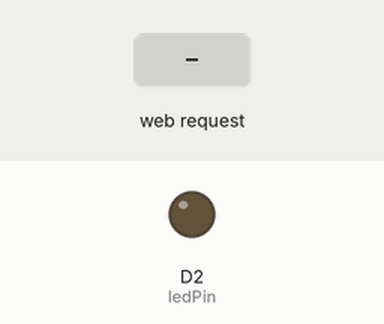
This sketch was run on a simulated ESP8266 (NodeMCU). Parts: output pins drawn as LEDs (lit = HIGH). Inputs (shaded band) come from the test bench. WiFi joins after 1.5 s; servers stay silent unless stated; what the sketch prints to the serial monitor is not drawn.

Above: at 2.7 s.
2.8 s: HTTP request GET /ON received
At 4.0 s:
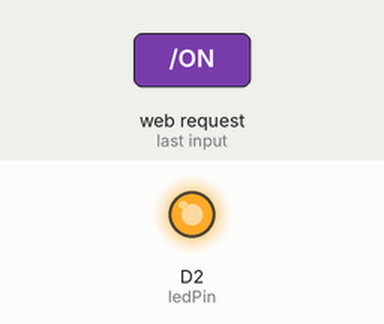
4.3 s: HTTP request GET /OFF received
At 5.1 s:
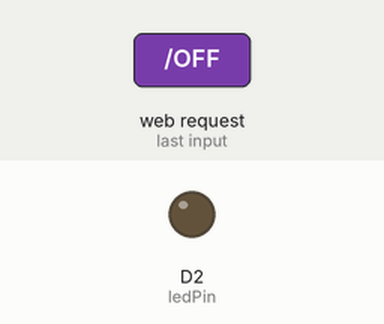
Timing chart, 0 to 7.3 s (numbered marks = the images above; inputs shaded):
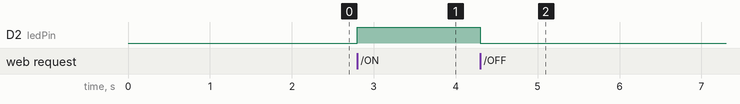

The sketch:

s15_NodeMCU_universal_led_control_using_port_forwarding.ino
```cpp
#include <ESP8266WiFi.h>

const char* ssid = "your SSID";
const char* password = "your PASS";
const char* host = "192.168.78.160"; //it will tell you the IP once it starts up
                                        //just write it here afterwards and upload
int ledPin = D2;


WiFiServer server(1234); //just pick any port number you like

void setup() {
  Serial.begin(115200);
  delay(10);
Serial.println(WiFi.localIP());
  // prepare GPIO2
  pinMode(ledPin, OUTPUT);
  digitalWrite(ledPin, LOW);

  // Connect to WiFi network
  Serial.println();
  Serial.println();
  Serial.print("Connecting to ");
  Serial.println(ssid);

  WiFi.begin(ssid, password);

  while (WiFi.status() != WL_CONNECTED) {
    delay(500);
    Serial.print(".");
  }
  Serial.println("");
  Serial.println("WiFi connected");

  // Start the server
  server.begin();
  Serial.println("Server started");

  // Print the IP address
  Serial.println(WiFi.localIP());
}

void loop() {
  // Check if a client has connected

  WiFiClient client = server.available();
  if (!client) {
    return;
  }

  // Wait until the client sends some data
  while (!client.available()) {
    delay(1);
  }

  // Read the first line of the request
  String req = client.readStringUntil('\r');
  client.flush();

  Serial.println(req);

  // Match the request
  if (req.indexOf("") != -1) {  //checks if you're on the main page

    if (req.indexOf("/OFF") != -1) { //checks if you clicked OFF
      digitalWrite(ledPin, LOW);
      Serial.println("You clicked OFF");
    }
    if (req.indexOf("/ON") != -1) { //checks if you clicked ON
      digitalWrite(ledPin, HIGH);
      Serial.println("You clicked ON");
    }
  }

  else {
    Serial.println("invalid request");
   client.stop();
    return;
  }

  // Prepare the response
  String s = "HTTP/1.1 200 OK\r\n";
  s += "Content-Type: text/html\r\n\r\n";
  s += "<!DOCTYPE HTML>\r\n<html>\r\n";
  s += "<br><input type=\"button\" name=\"bl\" value=\"Turn LED ON \" onclick=\"location.href='/ON'\">";
  s += "<br><br><br>";
  s += "<br><input type=\"button\" name=\"bl\" value=\"Turn LED OFF\" onclick=\"location.href='/OFF'\">";
  s += "</html>\n";

  client.flush();


  // Send the response to the client
  client.print(s);
  delay(1);


}
```

Measured:
- after the input at 2.8 s, D2 (ledPin): LOW → HIGH at once
- after the input at 4.3 s, D2 (ledPin): HIGH → LOW at once
